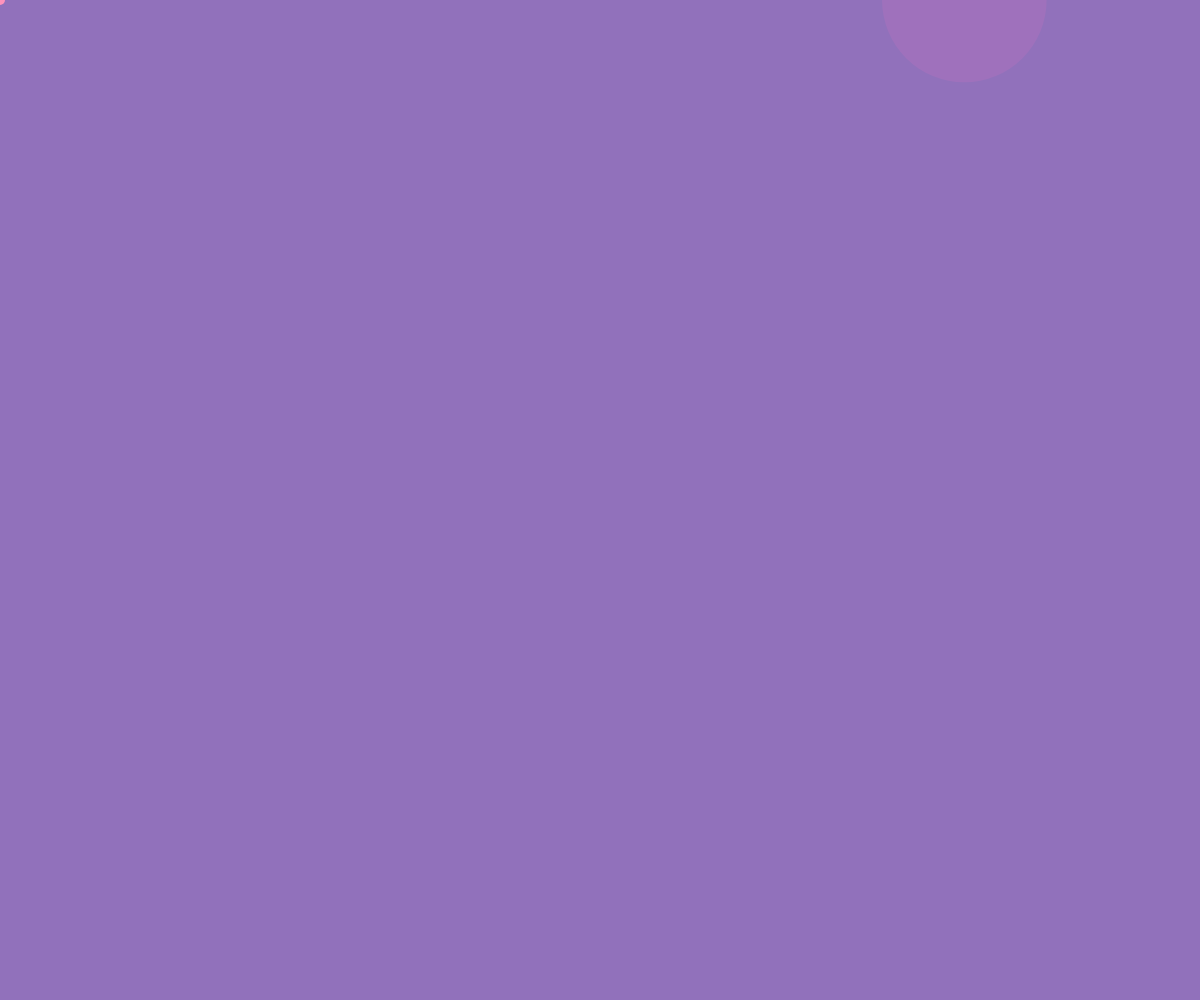
Frame 1 (no input)
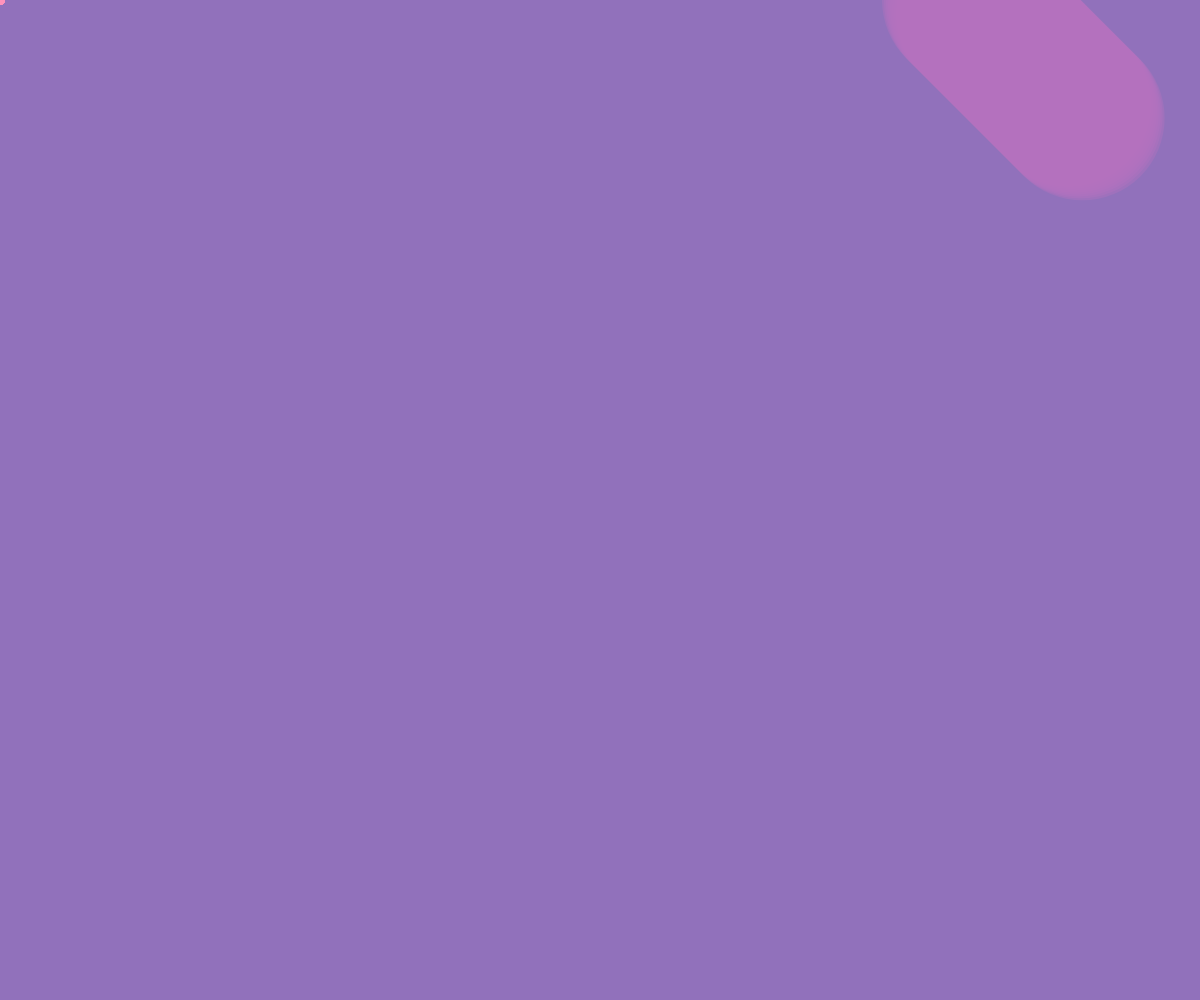
Frame 60 (no input)
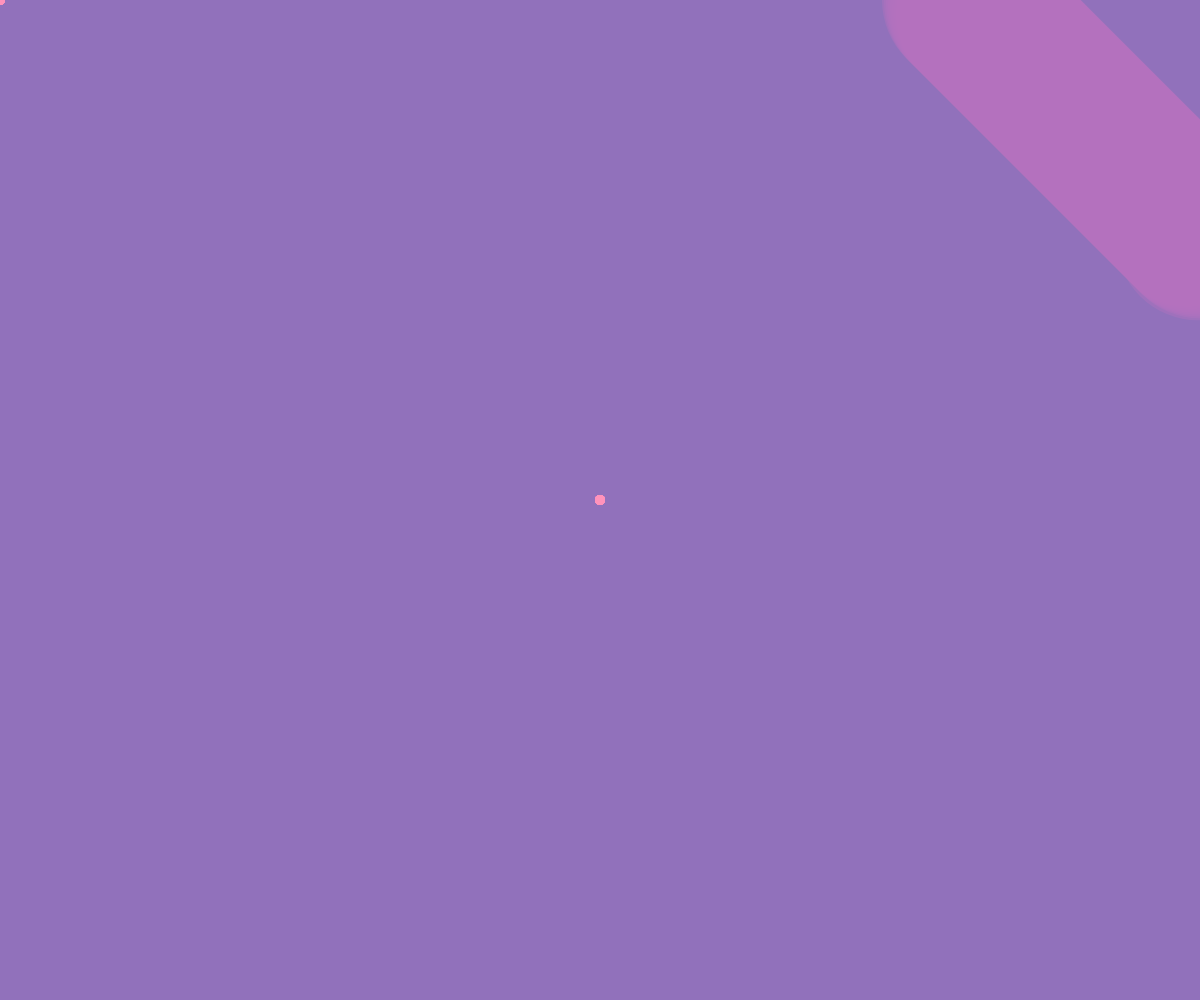
Frame 120 (the mouse pressed at the canvas centre since frame 60)

The p5.js sketch that drew these frames (run headless with seeded random() and noise() and a simulated clock; from frame 60 on, the mouse is pressed at the canvas centre):

// p5.js sketch
// ── sketch.js
//ball variables
var spd = 2;
var b1x = 0;
var b1xspeed = spd;
var b1y = 0;
var b1yspeed = spd;
var b1size = {x: 0}
var b1col = {r: 0, g: 0, b: 0}
var multDelta;


function setup() {
  // create a canvas to draw my animation on
  createCanvas(windowWidth, windowHeight);
    background('rgb(145, 113, 187)');

//ball variables
    b1col.r = random(0, 255);
   b1col.g = random(0, 255);
   b1col.b = random(0, 255);
   b1size.x = random(40, 400);
   b1x = random(1, width);
}


function draw() {
  blendMode(LIGHTEST);
  //animating ball
  push();
    fill(b1col.r, b1col.g, b1col.b, 100);
    ellipse(b1x, b1y, b1size.x, b1size.x);
    multDelta = map(multDelta, 0, 1, -0.0001, 0.0001);

    if (b1x > width) {
      b1xspeed = -2;
    }
    if (b1x < 1) {
      b1xspeed = 2;
    }
    if (b1y > height) {
      b1yspeed = -2;
    }
    if (b1y < 1) {
      b1yspeed = 2;
    }

   b1x = b1x + b1xspeed;
   b1y = b1y + b1yspeed;
  pop();

push();
  fill('rgb( 255, 147, 164)');
  stroke(50);
  ellipse( mouseX, mouseY, 10,);
pop();

}
